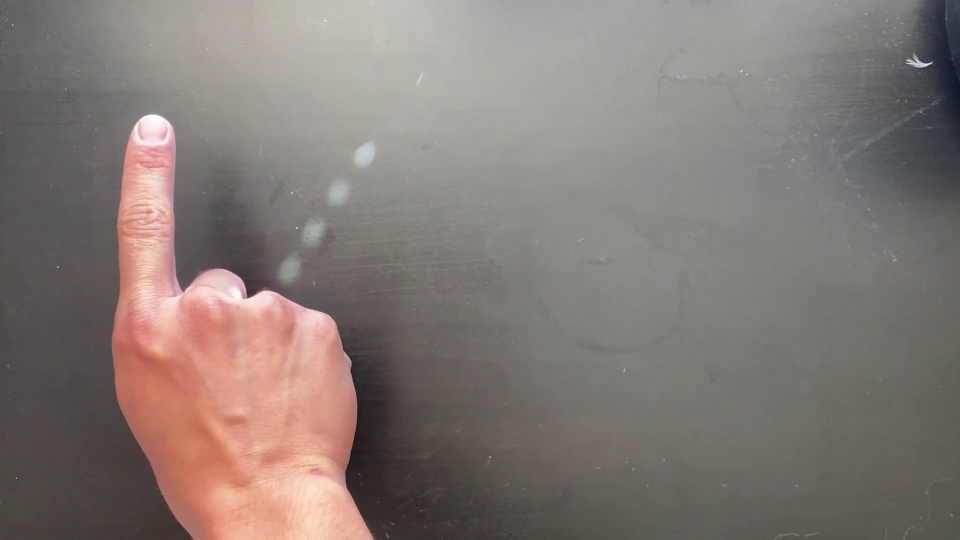
#> input picture frame 14 of mspaint2.0/whiteboard/up_move_right_Trim_little.mp4, 1920 x 1080 px (shown at 1/2 size)
$ python countourExtraction.py   (older library calls are emulated)
#> lines starting #> are read from the running program, lines starting #| are printed output that depends on the picture; after the words box and inside, x2 and y2 are one past the last pixel; in counts of white or black regions, pixels touching at a corner belong together
from cmath import atan
from operator import matmul
import skvideo.io
import numpy as np
import cv2
from scipy.ndimage import gaussian_filter, laplace
import matplotlib.pyplot as plt
import matplotlib.image as mpimg
from math import ceil, floor,  pi, sqrt
import imageio as iio
from PIL import Image
from skimage import color
from skimage import io
import math


# kindly just run the python file, all you need to do is change the path  of  the video down below


vid = cv2.VideoCapture("C:\\Users\\Jaiydev Gupta\\Documents\\5524 project\\cse5524-project\\mspaint2.0\\whiteboard\\up_move_right_Trim_little.mp4")

if (vid.isOpened()== False):
  print("Error opening video stream or file")
count = 0

while(vid.isOpened()):
  count +=1
  # Capture frame-by-frame
  ret, frame = vid.read()
#> frame is the input picture: shape (1080, 1920, 3); mean B, G, R 116.8, 121.8, 131.8
  if ret == True:


    temp = cv2.cvtColor(frame,cv2.COLOR_BGR2GRAY)
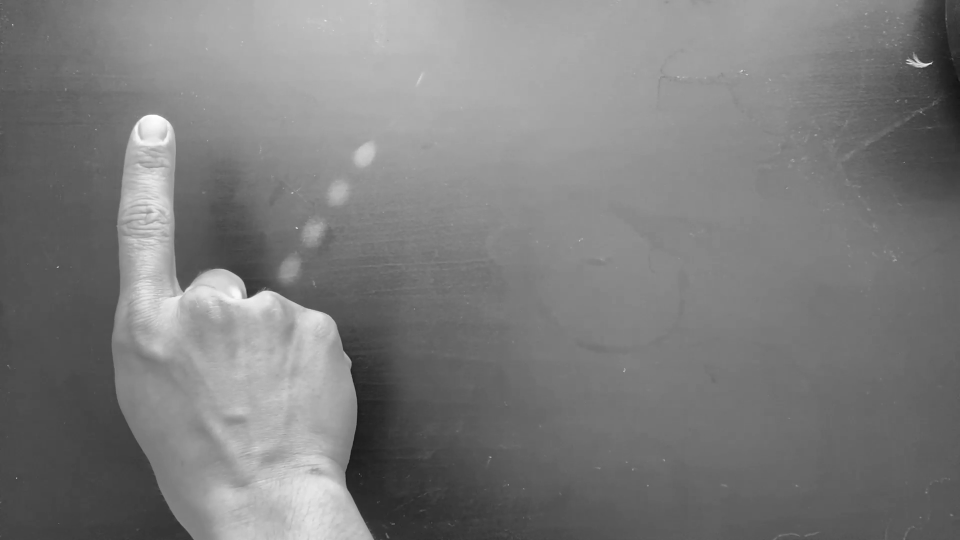
#> temp: shape (1080, 1920) (shown at 1/2 size); min 18, max 255, mean 124.2

    blur = cv2.GaussianBlur(temp,(35, 35), 0)
    print()
    print()

    sobelx = cv2.Sobel(blur,cv2.CV_8U,1,0,ksize=5)
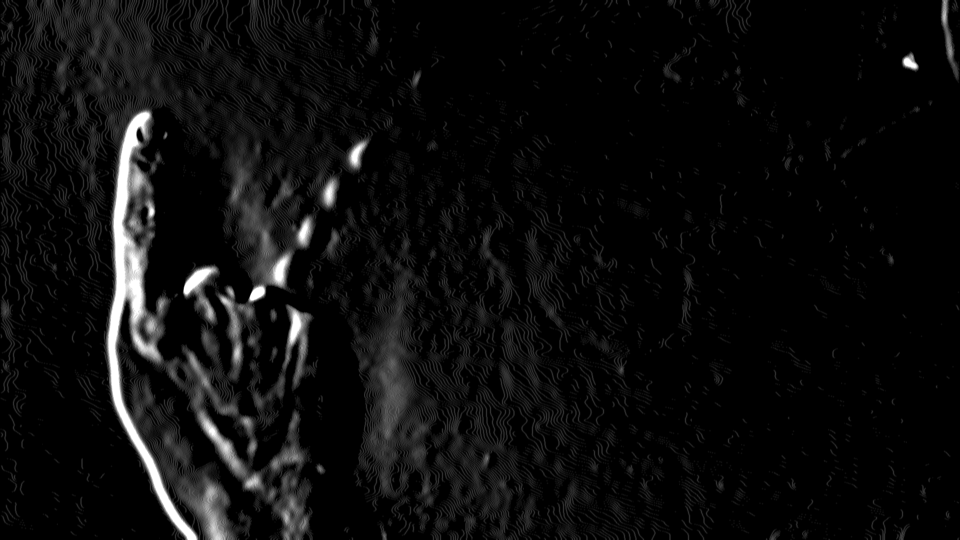
#> sobelx: shape (1080, 1920) (shown at 1/2 size); min 0, max 255, mean 13.2

    thresh1 = sobelx >2;
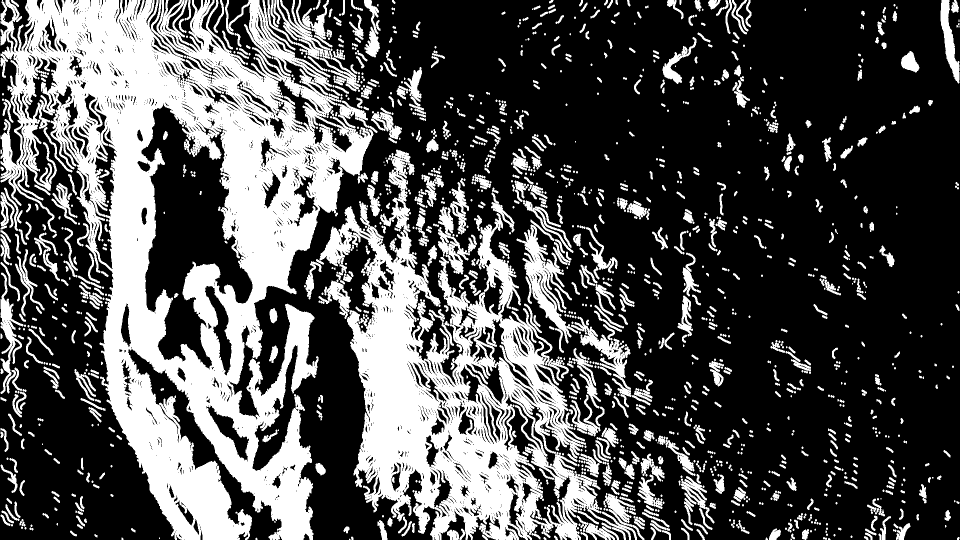
#> thresh1: shape (1080, 1920) bool (shown at 1/2 size); 32.1% white; 1396 white regions (523 under 20 px), largest, box (x1, y1, x2, y2) and area: (1, 0, 747, 1080) 329948, (632, 299, 1274, 1080) 161806, (1033, 449, 1156, 706) 7837

#

    (thresh, im_bw) = cv2.threshold(sobelx, 128, 255,  cv2.THRESH_BINARY + cv2.THRESH_OTSU)
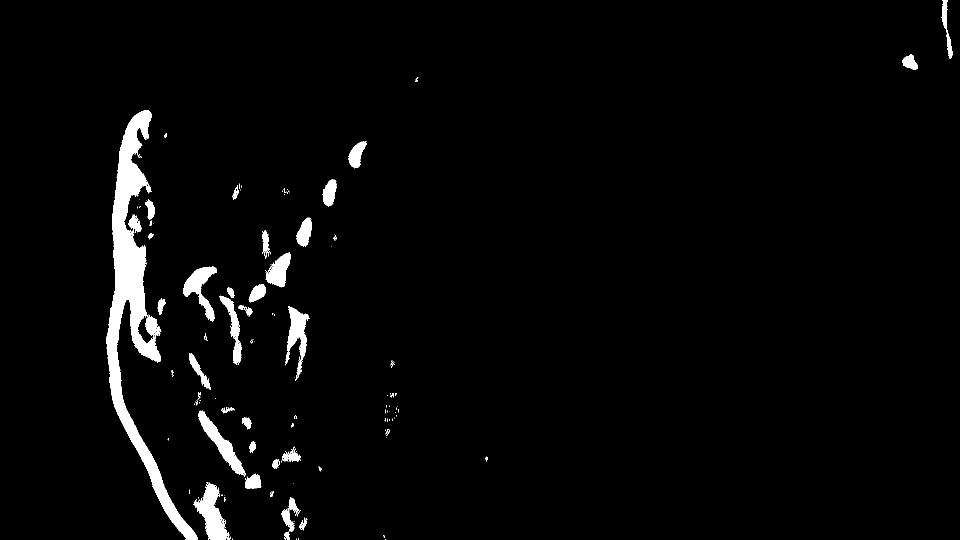
#> im_bw: shape (1080, 1920) (shown at 1/2 size); 2.9% white; 170 white regions (122 under 20 px), largest, box (x1, y1, x2, y2) and area: (213, 220, 396, 1080) 31841, (387, 964, 455, 1080) 3810, (396, 821, 492, 953) 3039
#> thresh = 94
    centery = 540
    centerx = 960
    arr = []
    im_bw = im_bw/255;


    for y in range(len(im_bw)):
        for x in range(len(im_bw[0])):
            if im_bw[y][x] > 0:
                angle = math.atan2(y - centery,x - centerx)
                if angle < 0:
                    angle = angle + (2*math.pi)
                arr.append((angle,(y,x)))

        arr.sort(key=lambda x:x[1])
#> after the loop, arr = 61001 items
        #print(arr)

    peak= 0
    for x in range(1,len(arr)-1):
        if peak < abs(arr[x-1][0]- arr[x+1][0]):
            peak =  abs(arr[x-1][0]- arr[x+1][0])
            loc = arr[x][1]
        peak = max(peak, abs(arr[x-1][0]- arr[x+1][0]))
#> this loop made 60999 passes
#> (peak, loc) on passes 1, 9, 177, 796, 806, 817, 832, 848, 866, 887, 910, 933: (0.00094, (0, 1886)), (0.00293, (0, 1894)), (0.00332, (19, 1894)), (0.0346, (107, 1904)), (0.035, (108, 1904)), (0.0354, (109, 1904)), (0.0358, (110, 1904)), (0.0372, (111, 1903)), (0.0381, (112, 1903)), (0.039, (113, 1903)), (0.0394, (114, 1903)), (0.0394, (115, 1902))
#> peak on passes 2 to 7: 0.00094, 0.00094, 0.00094, 0.00094, 0.00094, 0.00094
#> after the loop, peak = 1.46


    print(loc)
#| (154, 836)


    if count == 1 :
        (plt.imshow( im_bw))
        plt.plot(loc[1], loc[0], marker="o", markersize=10, markeredgecolor="red", markerfacecolor="green")
        plt.show()
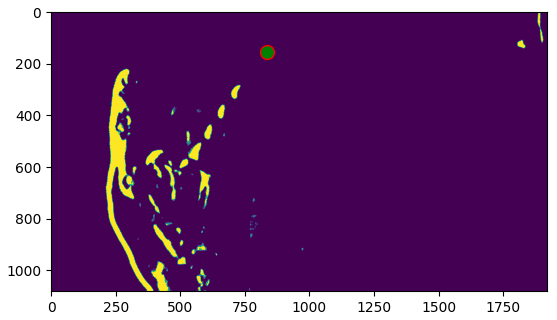
#> figure drawn by matplotlib, 1 panel
#> (the run stopped early here; a loop or call above may not have finished)

$ run again, starting later in the video
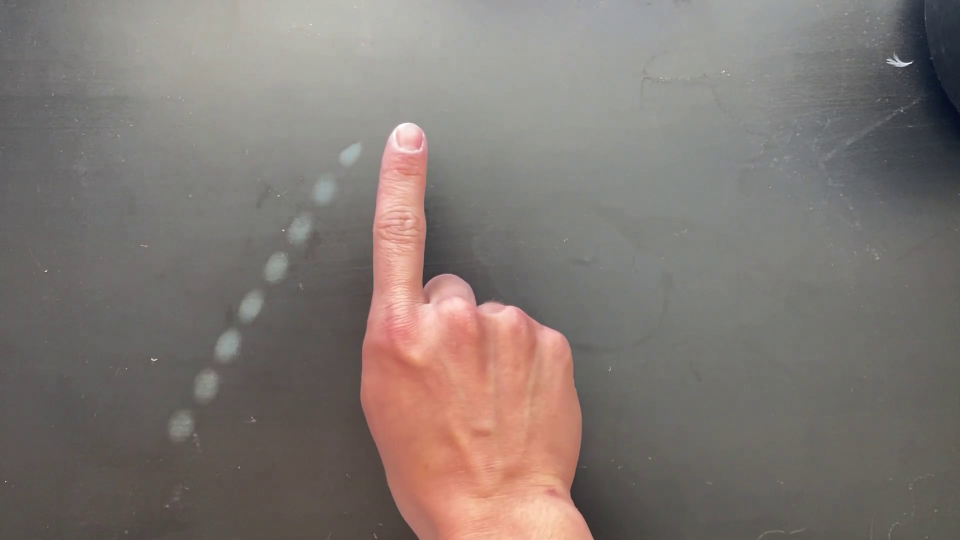
#> input picture frame 64 of mspaint2.0/whiteboard/up_move_right_Trim_little.mp4, 1920 x 1080 px (shown at 1/2 size)
#> frame is the input picture: shape (1080, 1920, 3); mean B, G, R 114.8, 119.3, 128
#> `thresh1 = sobelx >2;`:
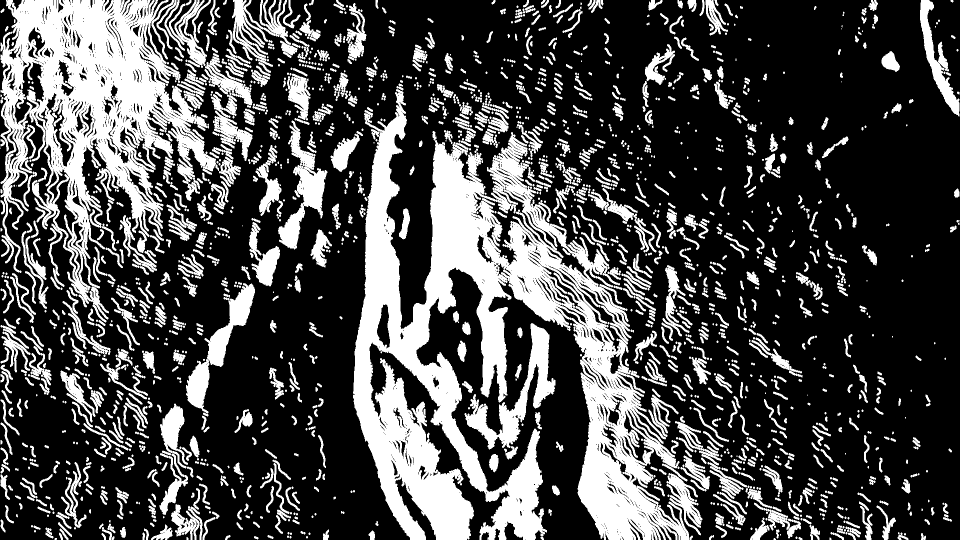
#> thresh1: shape (1080, 1920) bool (shown at 1/2 size); 28.7% white; 1808 white regions (586 under 20 px), largest, box (x1, y1, x2, y2) and area: (706, 178, 1378, 1080) 220054, (1, 0, 438, 645) 110828, (929, 646, 1111, 899) 11613
#> thresh = 93
#> after the loop `for y in range(len(im_bw)):`: arr = 56057 items
#> the loop `for x in range(1,len(arr)-1):` made 56055 passes
#> (peak, loc) on passes 1, 7, 136, 263, 796, 805, 828, 842: (0.00151, (0, 1846)), (0.00268, (0, 1852)), (0.00311, (15, 1853)), (0.00354, (30, 1852)), (0.0363, (107, 1863)), (0.0368, (108, 1863)), (0.0392, (110, 1863)), (0.0402, (111, 1862))
#> after the loop `for x in range(1,len(arr)-1):`: peak = 2.31
#| (150, 1873)
#> `plt.show()`:
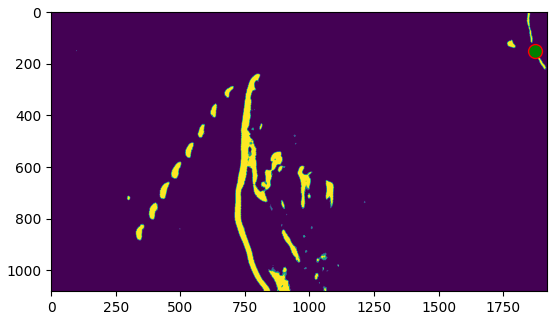
#> figure drawn by matplotlib, 1 panel

$ run again, starting later in the video
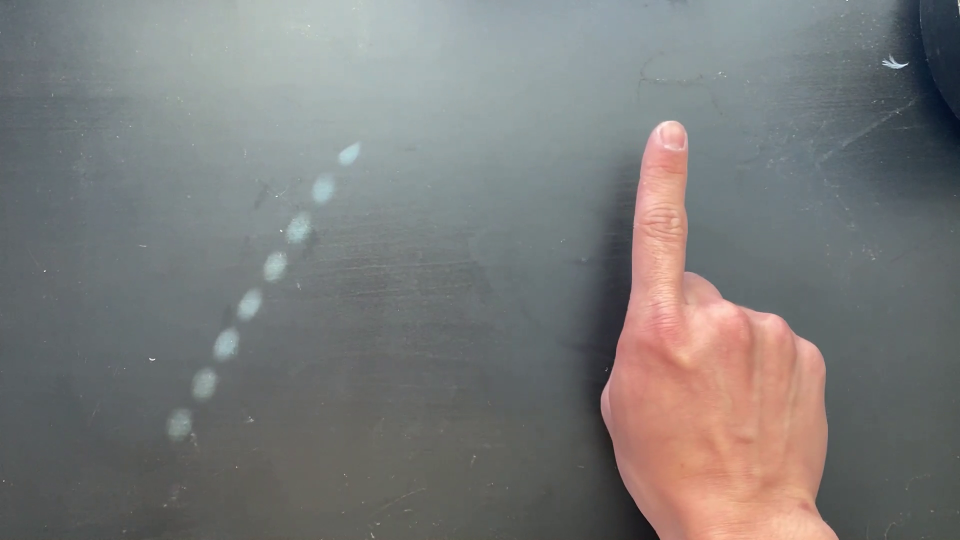
#> input picture frame 114 of mspaint2.0/whiteboard/up_move_right_Trim_little.mp4, 1920 x 1080 px (shown at 1/2 size)
#> frame is the input picture: shape (1080, 1920, 3); mean B, G, R 121.5, 122.5, 122.7
#> `thresh1 = sobelx >2;`:
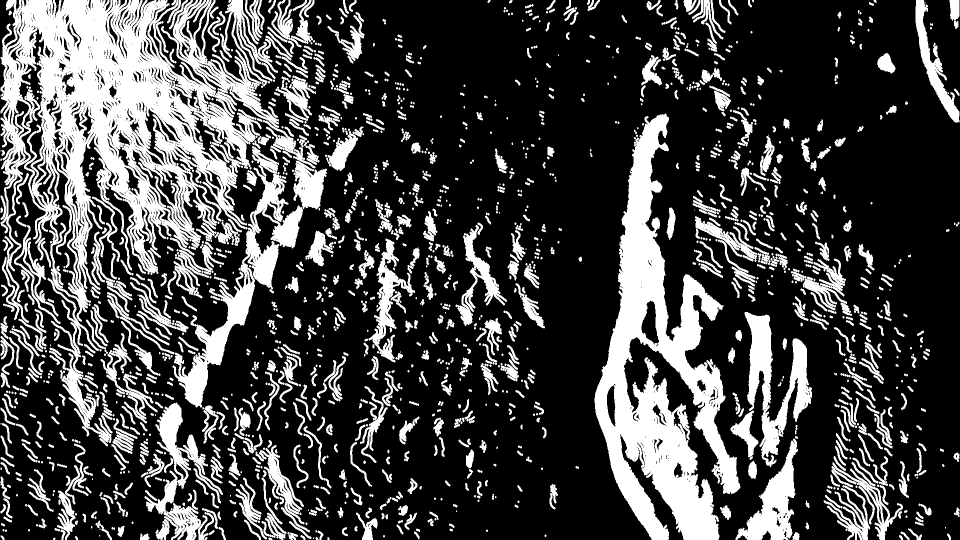
#> thresh1: shape (1080, 1920) bool (shown at 1/2 size); 26.9% white; 1523 white regions (449 under 20 px), largest, box (x1, y1, x2, y2) and area: (1, 0, 631, 893) 165541, (1189, 227, 1481, 1080) 97113, (345, 292, 606, 815) 24365
#> thresh = 98
#> after the loop `for y in range(len(im_bw)):`: arr = 49928 items
#> the loop `for x in range(1,len(arr)-1):` made 49926 passes
#> (peak, loc) on passes 1, 25, 3507, 3538, 3574, 3614, 3658, 3700: (0.364, (0, 1375)), (0.402, (0, 1918)), (1.75, (285, 1313)), (1.75, (286, 1313)), (1.76, (287, 1313)), (1.77, (288, 1313)), (1.77, (289, 1313)), (1.78, (290, 1312))
#> after the loop `for x in range(1,len(arr)-1):`: loc = (540, 541); peak = 3.14
#| (540, 541)
#> `plt.show()`:
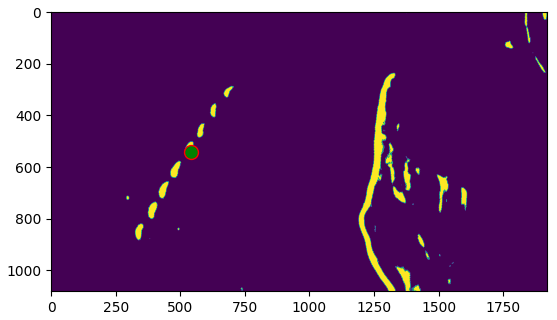
#> figure drawn by matplotlib, 1 panel
